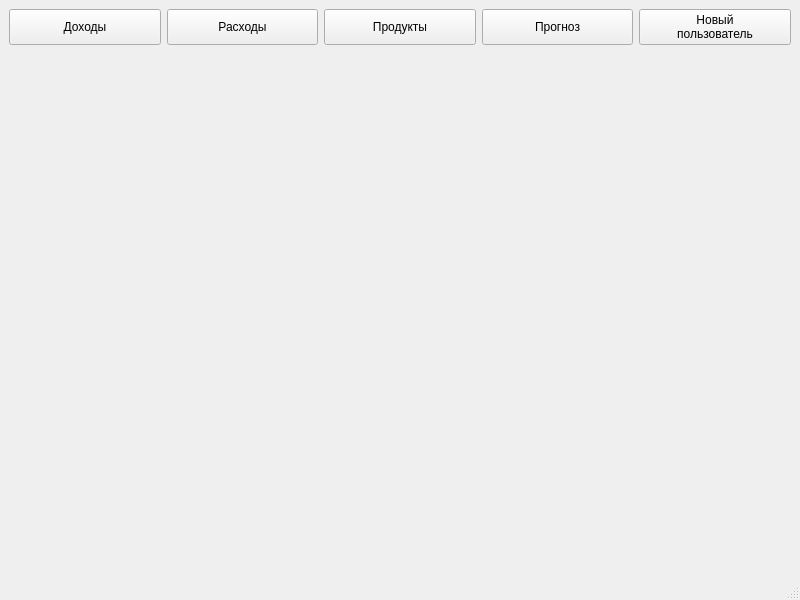
<?xml version="1.0" encoding="UTF-8"?>
<ui version="4.0">
 <class>MainWindow</class>
 <widget class="QMainWindow" name="MainWindow">
  <property name="geometry">
   <rect>
    <x>0</x>
    <y>0</y>
    <width>800</width>
    <height>600</height>
   </rect>
  </property>
  <property name="windowTitle">
   <string>Семейный бюджет</string>
  </property>
  <widget class="QWidget" name="centralwidget">
   <layout class="QVBoxLayout" name="verticalLayout">
    <item>
     <layout class="QHBoxLayout" name="horizontalLayoutButtons">
      <item>
       <widget class="QPushButton" name="btnIncome">
        <property name="sizePolicy">
         <sizepolicy hsizetype="Minimum" vsizetype="Preferred">
          <horstretch>0</horstretch>
          <verstretch>0</verstretch>
         </sizepolicy>
        </property>
        <property name="text">
         <string>Доходы</string>
        </property>
       </widget>
      </item>
      <item>
       <widget class="QPushButton" name="btnExpenses">
        <property name="sizePolicy">
         <sizepolicy hsizetype="Minimum" vsizetype="Preferred">
          <horstretch>0</horstretch>
          <verstretch>0</verstretch>
         </sizepolicy>
        </property>
        <property name="text">
         <string>Расходы</string>
        </property>
       </widget>
      </item>
      <item>
       <widget class="QPushButton" name="btnProducts">
        <property name="sizePolicy">
         <sizepolicy hsizetype="Minimum" vsizetype="Preferred">
          <horstretch>0</horstretch>
          <verstretch>0</verstretch>
         </sizepolicy>
        </property>
        <property name="text">
         <string>Продукты</string>
        </property>
       </widget>
      </item>
      <item>
       <widget class="QPushButton" name="btnForecast">
        <property name="sizePolicy">
         <sizepolicy hsizetype="Minimum" vsizetype="Preferred">
          <horstretch>0</horstretch>
          <verstretch>0</verstretch>
         </sizepolicy>
        </property>
        <property name="text">
         <string>Прогноз</string>
        </property>
       </widget>
      </item>
      <item>
       <widget class="QPushButton" name="btnAddUser">
        <property name="layoutDirection">
         <enum>Qt::LeftToRight</enum>
        </property>
        <property name="text">
         <string>Новый
пользователь</string>
        </property>
       </widget>
      </item>
     </layout>
    </item>
    <item>
     <widget class="QStackedWidget" name="stackedWidget"/>
    </item>
   </layout>
  </widget>
  <widget class="QMenuBar" name="menubar">
   <property name="geometry">
    <rect>
     <x>0</x>
     <y>0</y>
     <width>800</width>
     <height>23</height>
    </rect>
   </property>
  </widget>
  <widget class="QStatusBar" name="statusbar"/>
 </widget>
 <resources/>
 <connections/>
</ui>
